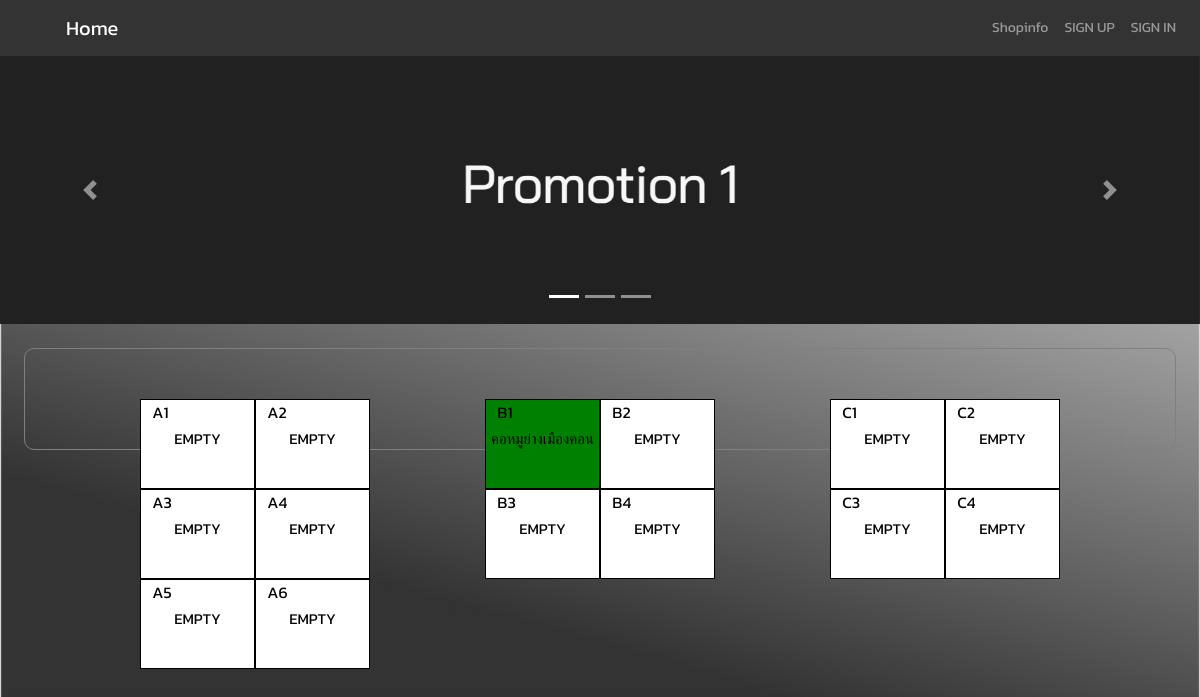
The page / on the database its author committed.
### tables this page shows
CREATE TABLE `block` (
  `block_id` int(10) NOT NULL,
  `block_code` varchar(255) NOT NULL,
  `shop_id` int(10) NOT NULL,
  `price` int(10) NOT NULL
);

CREATE TABLE `shop` (
  `shop_id` int(10) NOT NULL,
  `user_id` int(10) NOT NULL,
  `name` varchar(255) NOT NULL,
  `info` varchar(255) NOT NULL
);

### content/index.php (the view, shortened to what this page needs)
<body>
  <div id="carouselExampleIndicators" class="carousel slide" data-ride="carousel">
    <ol class="carousel-indicators">
      <li data-target="#carouselExampleIndicators" data-slide-to="0" class="active"></li>
      <li data-target="#carouselExampleIndicators" data-slide-to="1"></li>
      <li data-target="#carouselExampleIndicators" data-slide-to="2"></li>
    </ol>
    <div class="carousel-inner">
      <div class="carousel-item active">
        <img src="src/img/PM1.png" class="d-block w-100" alt="...">
      </div>
    </div>
    <a class="carousel-control-prev" href="#carouselExampleIndicators" role="button" data-slide="prev">
      <span class="carousel-control-prev-icon" aria-hidden="true"></span>
    </a>
    <a class="carousel-control-next" href="#carouselExampleIndicators" role="button" data-slide="next">
      <span class="carousel-control-next-icon" aria-hidden="true"></span>
    </a>
  </div>
  <div class="con">
      <?php
        $count = 1;
        $query = mysqli_query($conn, "select * from block");
        while($result = mysqli_fetch_assoc($query)) {
          $name_query = mysqli_query($conn, "select name from shop where shop_id =".$result['shop_id']) or die(mysqli_error($query));
          $result_name = mysqli_fetch_assoc($name_query);
          $name = $result_name['name'];
          if ($count % 2 == 1) {
            $ml = "";
          }
          if ($count % 2 == 0) {
            $ml = "style='margin-left:0'";
          }
          if ($name == "EMPTY") {
            if (isset($role)) {
              if ($role == "merchant") { ?>
                <button class="card-act emp-card" <?php echo($ml) ?> onclick="books('<?php echo($result['block_code'])?>');">
                  <div class="nav-code"><?php echo($result['block_code']) ?></div>
                  <div class="t-incard"><?php echo($name) ?></div>
                </button>
              <?php }
              else { ?>
                <div class="card-act emp-card" <?php echo($ml) ?> >
                  <div class="nav-code"><?php echo($result['block_code']) ?></div>
                  <div class="t-incard"><?php echo($name) ?></div>
                </div>
              <?php }
            }
            else { ?>
              <div class="card-act emp-card" <?php echo($ml) ?> >
                <div class="nav-code"><?php echo($result['block_code']) ?></div>
                <div class="t-incard"><?php echo($name) ?></div>
              </div>
            <?php }
          }
          else { ?>
            <button class="card-act" <?php echo($ml) ?> onclick="shop('<?php echo($result['block_code'])?>');">
              <div class="nav-code"><?php echo($result['block_code']) ?></div>
              <div class="t-incard"><?php echo($name) ?></div>
            </button>
          <?php }
          $count++;
        }
      ?>
  </div>
</body>

### index.php (shortened to what this page needs)
<!DOCTYPE html>
<html>
<head>
    <link rel="stylesheet" href="src/css/mystyle.css">
    <link rel="stylesheet" type="text/css" href="src/css/register.css">
    <link rel="stylesheet" href="src/css/change.css">
    <link rel="stylesheet" type="text/css" href="src/css/shopedit.css">
    <link rel="stylesheet" href="src/css/shopinfo.css">
    <link rel="stylesheet" type="text/css" href="src/css/normalize.css" />
    <link rel="stylesheet" type="text/css" href="src/css/demo.css" />
    <link rel="stylesheet" type="text/css" href="src/css/component.css" />
    <link rel="stylesheet" href="https://stackpath.bootstrapcdn.com/bootstrap/4.3.1/css/bootstrap.min.css">
</head>
<body>
  <?php
    $conn = mysqli_connect('localhost', 'root', '', 'group3') or die(mysqli_error($conn));
    mysqli_set_charset($conn,"utf8");
  ?>
  <?php include 'content/nav.php'; ?>
  <div>
    <?php
        if (!isset($_GET['page'])) {
            require_once 'content/index.php';
        }
    ?>
  </div>
</body>
</html>

### content/nav.php (shortened to what this page needs)
<nav class="navbar navbar-expand-lg navbar-dark bg-nav">
    <a class="navbar-brand" href="?page=home" style="margin-left:50px">Home</a>
    <div class="navbar-collapse collapse w-100 order-3 dual-collapse2">
      <ul class="navbar-nav ml-auto">
        <li class="nav-item">
            <a class="nav-link" href="?page=shopinfo">Shopinfo</a>
        </li>
        <?php if (!isset($username)):?>
            <li class="nav-item">
                <a class="nav-link" href="?page=register">SIGN UP</a>
            </li>
            <li class="nav-item">
                <a class="nav-link" href="?page=signin">SIGN IN</a>
            </li>
        <?php endif ?>
      </ul>
    </div>
  </nav>

### src/css/mystyle.css (style rules this page uses)
.bg-nav { background-color: #333333 }
* { font-family: 'Kanit', sans-serif !important; }
.card-act { position: relative; display: -ms-flexbox; display: flex; -ms-flex-direction: column; flex-direction: column; width: 10%; height: 50%; word-wrap: break-word; background-color: green; background-clip: border-box; float: left; border: solid black 1px; height: 90px; margin-left: 10%; overflow: scroll; }
.emp-card { background-color: white; }
.con { text-align: center; border: solid gray 1.5px; border-radius: 10px; padding: 1.5%; margin-top: 2%; margin-left: 2%; margin-right: 2%; padding: 50px 0 50px 0; min-height: -webkit-fill-available; }
.t-incard { width: 100%; color: black; font-size: 15px; text-align: center; vertical-align: middle; line-height: 4rem; }
.nav-code { font-size: 16px; color: black; height: 8%; text-align: left; padding-left: 10%; }

### src/css/register.css (style rules this page uses)
* { margin: 0px; padding: 0px; box-sizing: border-box; }
body, html { height: 100%; font-family: 'kanit', sans-serif; }
a { font-family: 'kanit'; font-size: 14px; line-height: 1.7; color: #707070; margin: 0px; transition: all 0.4s; -webkit-transition: all 0.4s; -o-transition: all 0.4s; -moz-transition: all 0.4s; }
ul, li { margin: 0px; list-style-type: none; }
button { outline: none !important; border: none; background: transparent; }

### src/css/change.css (style rules this page uses)
body { margin: 0; background-image: url('src/img/background.jpg'); background-size: 100%; background-repeat: no-repeat; background-position: right top; background-attachment: fixed; font-family: 'Kanit', sans-serif; }
.bg-nav { background-color: #333333; }

### src/css/shopedit.css (style rules this page uses)
* { box-sizing: border-box; }
body { margin: 0; padding: 0; background-color: red; background-size: 100%; background-repeat: no-repeat; background-position: right top; background-attachment: fixed; font-family: 'Kanit', sans-serif; }
.bg-nav { background-color: #333333; }

### src/css/shopinfo.css (style rules this page uses)
body { margin: 0; background-color: red; background-size: 100%; background-repeat: no-repeat; background-position: right top; background-attachment: fixed; font-family: 'Kanit', sans-serif; }
.active, .pic1:hover { opacity: 1; }
.active, .demo:hover { opacity: 1; }

### src/css/demo.css (style rules this page uses)
*, *:after, *:before { -webkit-box-sizing: border-box; box-sizing: border-box; }
body { font-family: Avenir, 'Helvetica Neue', 'Lato', 'Segoe UI', Helvetica, Arial, sans-serif; color: #4b0f31; background-color: #f1e5e6; -webkit-font-smoothing: antialiased; -moz-osx-font-smoothing: grayscale; }
a { outline: none; color: #d3394c; text-decoration: none; }

### rows shown on the page
block: block_code "A1", shop.name "EMPTY"
block: block_code "A2", shop.name "EMPTY"
block: block_code "B1", shop.name "คอหมูย่างเมืองคอน"
block: block_code "B2", shop.name "EMPTY"
block: block_code "C1", shop.name "EMPTY"
block: block_code "C2", shop.name "EMPTY"
block: block_code "A3", shop.name "EMPTY"
block: block_code "A4", shop.name "EMPTY"
block: block_code "B3", shop.name "EMPTY"
block: block_code "B4", shop.name "EMPTY"
block: block_code "C3", shop.name "EMPTY"
block: block_code "C4", shop.name "EMPTY"
block: block_code "A5", shop.name "EMPTY"
block: block_code "A6", shop.name "EMPTY"
